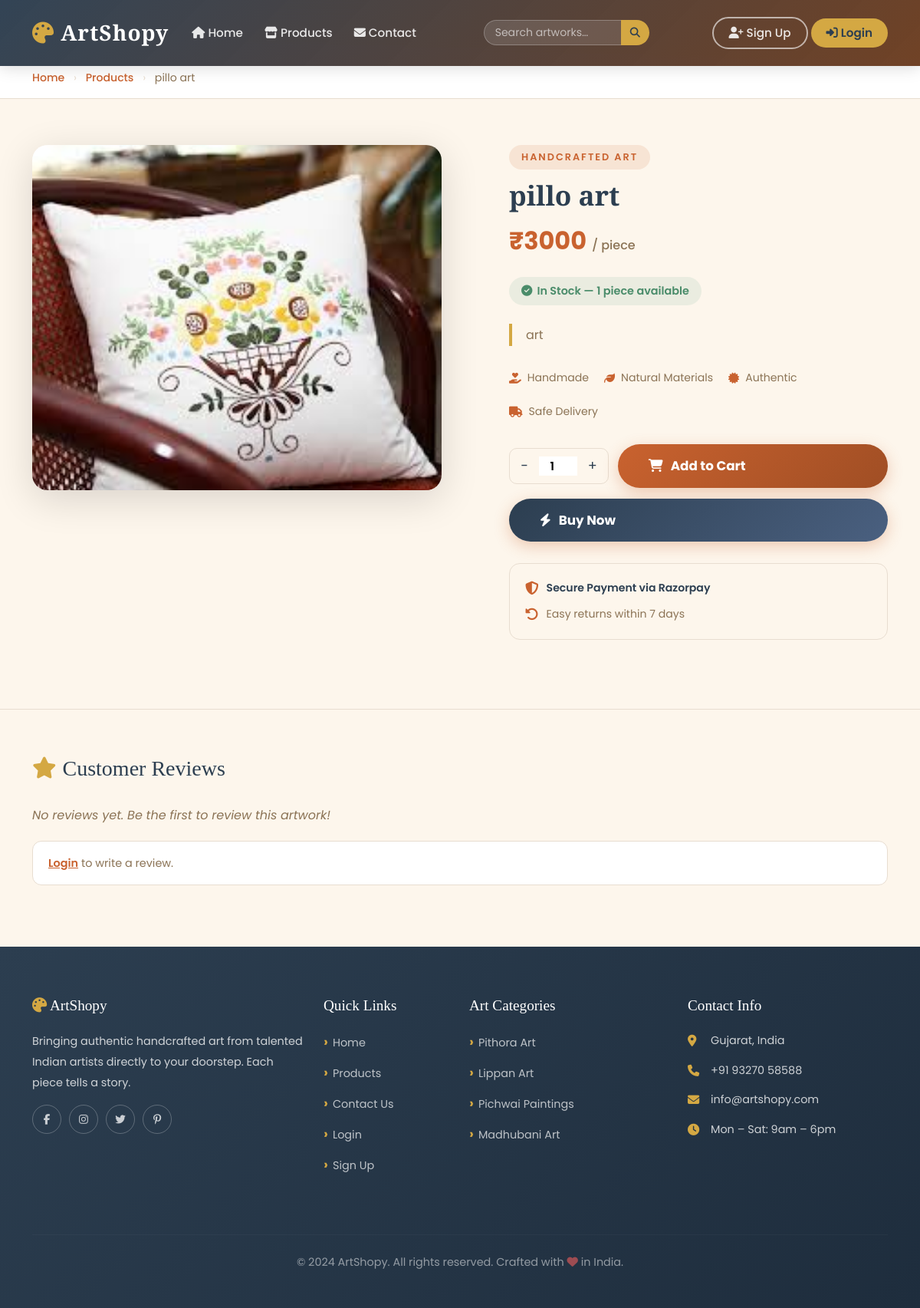
/productget1/3/, run on an earlier commit of the app's database.
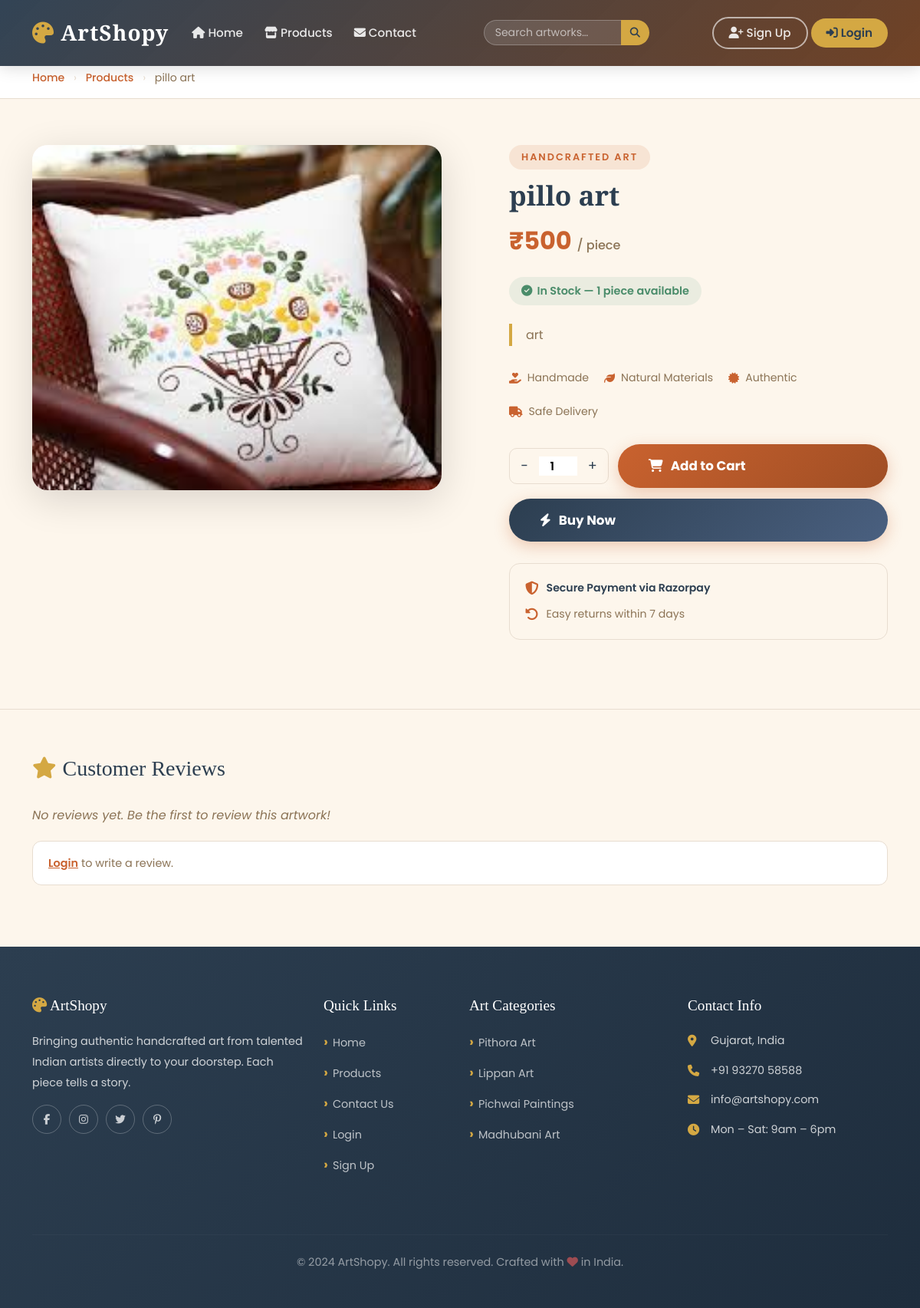
And on a later commit of the database.
### app1/models.py (models this page shows, shortened)
class Product(models.Model):
        Category=models.ForeignKey(Category, on_delete=models.CASCADE)
        name=models.CharField(max_length=200)
        img=models.ImageField(upload_to='product')
        price = models.IntegerField()
        description= models.TextField()
        quantity=models.IntegerField()
        def average_rating(self):
            reviews = self.reviews.all()
            if reviews:
                return round(sum(r.rating for r in reviews) / len(reviews), 1)
            return 0

### app1/views.py (the view)
# urls.py: path('productget1/<int:id>/', singleproduct, name='productget1'),
def singleproduct(request, id):
    a = get_user_email(request)
    data = Product.objects.get(pk=id)
    reviews = Review.objects.filter(product=data).order_by('-created_at')
    avg_rating = data.average_rating()
    user_review = None
    in_wishlist = False
    if a:
        user_review = Review.objects.filter(product=data, user_email=a).first()
        in_wishlist = Wishlist.objects.filter(user_email=a, product=data).exists()
    return render(request, 'singleproduct.html', {
        'data': data,
        'a': a,
        'reviews': reviews,
        'avg_rating': avg_rating,
        'user_review': user_review,
        'in_wishlist': in_wishlist,
        'star_range': range(1, 6),
    })

### app1/context_processors.py (called while the page is built)
def cart_wishlist_counts(request):
    cart_count = 0
    wishlist_count = 0
    if 'email' in request.session:
        email = request.session['email']
        cart_count = Cart.objects.filter(user_email=email).count()
        wishlist_count = Wishlist.objects.filter(user_email=email).count()
    return {'cart_count': cart_count, 'wishlist_count': wishlist_count}

### app1/views.py (called while the page is built)
def get_user_email(request):
    return request.session.get('email')

### app1/templates/singleproduct.html (shortened to what the changed rows need)
{% extends 'common.html' %}
{% load static %}
{% block content %}
<div style="background:white;border-bottom:1px solid var(--border);padding:14px 0;">
    <div class="container">
        <nav style="font-size:0.88rem;color:var(--muted);">
            <a href="{% url 'index' %}" style="color:var(--primary);text-decoration:none;font-weight:500;">Home</a>
            <span style="margin:0 8px;color:var(--border);">›</span>
            <a href="{% url 'productall' %}" style="color:var(--primary);text-decoration:none;font-weight:500;">Products</a>
            <span style="margin:0 8px;color:var(--border);">›</span>
            <span>{{ data.name }}</span>
        </nav>
    </div>
</div>
<section class="single-product-section">
    <div class="container">
        <div class="row align-items-start g-5">
            <div class="col-lg-6">
                <div class="single-product-img-wrap">
                    <img src="{{ data.img.url }}" alt="{{ data.name }}">
                </div>
            </div>
            <div class="col-lg-6">
                <div class="single-product-info">
                    <span class="section-badge">Handcrafted Art</span>
                    <h2>{{ data.name }}</h2>
                    <div class="single-product-price">
                        ₹{{ data.price }} <small>/ piece</small>
                    </div>
                    {% if data.quantity > 0 %}
                    <div class="stock-badge">
                        <i class="fas fa-check-circle"></i>
                        In Stock — {{ data.quantity }} piece{{ data.quantity|pluralize }} available
                    </div>
                    {% else %}
                    <div class="stock-badge" style="background:rgba(224,90,90,0.1);color:#c94040;">
                        <i class="fas fa-times-circle"></i> Out of Stock
                    </div>
                    {% endif %}
                    <p class="product-description">{{ data.description }}</p>
                    <div style="display:flex;gap:20px;flex-wrap:wrap;margin-bottom:30px;">
                        <div style="display:flex;align-items:center;gap:8px;font-size:0.88rem;color:var(--muted);">
                        </div>
                        <div style="display:flex;align-items:center;gap:8px;font-size:0.88rem;color:var(--muted);">
                        </div>
                        <div style="display:flex;align-items:center;gap:8px;font-size:0.88rem;color:var(--muted);">
                        </div>
                        <div style="display:flex;align-items:center;gap:8px;font-size:0.88rem;color:var(--muted);">
                        </div>
                    </div>
                    {% if data.quantity > 0 %}
                    <form method="POST" action="{% url 'add_to_cart' data.id %}" style="display:flex;gap:12px;align-items:center;margin-bottom:14px;">
                        <div style="display:flex;align-items:center;border:1px solid var(--border);border-radius:10px;overflow:hidden;">
                            <button type="button" onclick="changeQty(-1)" style="background:none;border:none;padding:8px 14px;font-size:1.1rem;cursor:pointer;color:var(--secondary);">−</button>
                            <input id="qtyInput" type="number" name="quantity" value="1" min="1" max="{{ data.quantity }}" style="width:50px;border:none;text-align:center;font-weight:600;font-size:0.95rem;outline:none;">
                            <button type="button" onclick="changeQty(1)" style="background:none;border:none;padding:8px 14px;font-size:1.1rem;cursor:pointer;color:var(--secondary);">+</button>
                        </div>
                        <button type="submit" class="buy-now-btn" style="flex:1;">
                            <i class="fas fa-shopping-cart"></i> Add to Cart
                        </button>
                    </form>
                    <form method="POST" action="{% url 'buy' %}" style="margin-bottom:14px;">
                        <button type="submit" class="buy-now-btn" style="background:linear-gradient(135deg,#2C3E50,#4a6080);width:100%;">
                            <i class="fas fa-bolt"></i> Buy Now
                        </button>
                    </form>
                    {% else %}
                    <button class="buy-now-btn" disabled style="opacity:0.5;cursor:not-allowed;width:100%;">
                        <i class="fas fa-times"></i> Out of Stock
                    </button>
                    {% endif %}
                    <div style="margin-top:28px;padding:20px;background:var(--light-bg);border-radius:14px;border:1px solid var(--border);">
                        <div style="display:flex;align-items:center;gap:10px;margin-bottom:10px;">
                        </div>
                        <div style="display:flex;align-items:center;gap:10px;">
                        </div>
                    </div>
                </div>
            </div>
        </div>
    </div>
</section>
{% endblock %}

What changed in the data, as far as the page shows it:
changed Product "pillo art": price "3000" → "500"
